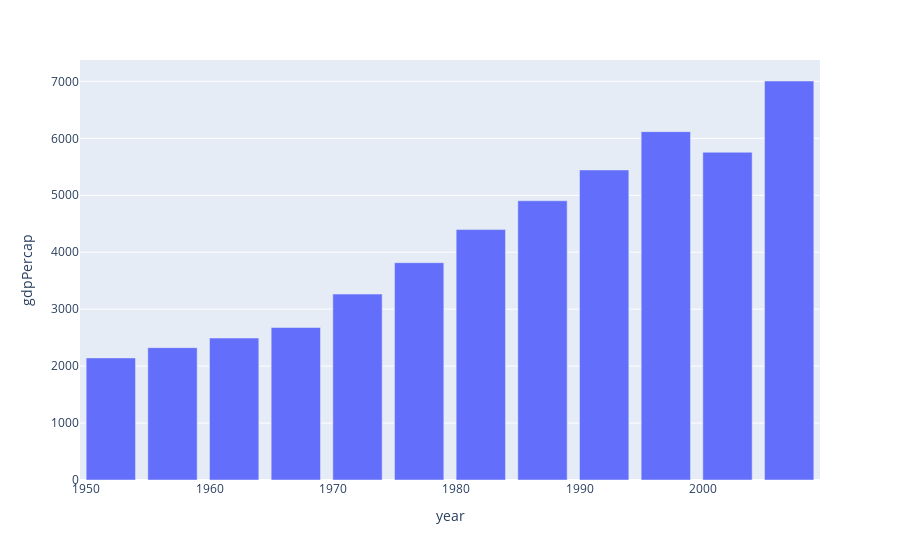

This figure's notebook cell:
### Code cell
t=px.data.gapminder().query("country == 'Colombia'")
px.bar(t, x='year',y='gdpPercap')

### Figure 1 — Plotly figure (JSON) as saved in the notebook; plotly's stock layout.template omitted (floating-point values rounded to 4 significant figures)
{"data": [{"alignmentgroup": "True", "hovertemplate": "year=%{x}<br>gdpPercap=%{y}<extra></extra>", "legendgroup": "", "marker": {"color": "#636efa", "pattern": {"shape": ""}}, "name": "", "offsetgroup": "", "orientation": "v", "showlegend": false, "textposition": "auto", "type": "bar", "x": [1952, 1957, 1962, 1967, 1972, 1977, 1982, 1987, 1992, 1997, 2002, 2007], "xaxis": "x", "y": [2144.0, 2324.0, 2492.0, 2679.0, 3265.0, 3816.0, 4398.0, 4903.0, 5445.0, 6117.0, 5755.0, 7007.0], "yaxis": "y"}], "layout": {"barmode": "relative", "legend": {"tracegroupgap": 0}, "margin": {"t": 60}, "xaxis": {"anchor": "y", "domain": [0, 1], "title": {"text": "year"}}, "yaxis": {"anchor": "x", "domain": [0, 1], "title": {"text": "gdpPercap"}}}}
